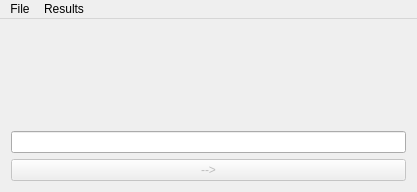
<?xml version="1.0" encoding="UTF-8"?>
<ui version="4.0">
 <class>MainWindow</class>
 <widget class="QMainWindow" name="MainWindow">
  <property name="geometry">
   <rect>
    <x>0</x>
    <y>0</y>
    <width>417</width>
    <height>192</height>
   </rect>
  </property>
  <property name="sizePolicy">
   <sizepolicy hsizetype="Fixed" vsizetype="Fixed">
    <horstretch>0</horstretch>
    <verstretch>0</verstretch>
   </sizepolicy>
  </property>
  <property name="maximumSize">
   <size>
    <width>16777215</width>
    <height>16777215</height>
   </size>
  </property>
  <property name="windowTitle">
   <string>MainWindow</string>
  </property>
  <widget class="QWidget" name="centralWidget">
   <layout class="QVBoxLayout" name="verticalLayout">
    <item>
     <layout class="QHBoxLayout" name="horizontalLayout_2">
      <item>
       <widget class="QLabel" name="wordLabel">
        <property name="text">
         <string/>
        </property>
       </widget>
      </item>
      <item>
       <spacer name="horizontalSpacer">
        <property name="orientation">
         <enum>Qt::Horizontal</enum>
        </property>
        <property name="sizeHint" stdset="0">
         <size>
          <width>40</width>
          <height>20</height>
         </size>
        </property>
       </spacer>
      </item>
      <item>
       <widget class="QLabel" name="currentWord">
        <property name="text">
         <string/>
        </property>
       </widget>
      </item>
      <item>
       <widget class="QLabel" name="wordsQuantity">
        <property name="text">
         <string/>
        </property>
       </widget>
      </item>
     </layout>
    </item>
    <item>
     <widget class="QLineEdit" name="lineEdit"/>
    </item>
    <item>
     <layout class="QHBoxLayout" name="horizontalLayout">
      <item>
       <widget class="QPushButton" name="nextWordButton">
        <property name="enabled">
         <bool>false</bool>
        </property>
        <property name="text">
         <string>--&gt;</string>
        </property>
        <property name="autoDefault">
         <bool>true</bool>
        </property>
        <property name="default">
         <bool>true</bool>
        </property>
        <property name="flat">
         <bool>false</bool>
        </property>
       </widget>
      </item>
     </layout>
    </item>
   </layout>
  </widget>
  <widget class="QMenuBar" name="menuBar">
   <property name="geometry">
    <rect>
     <x>0</x>
     <y>0</y>
     <width>417</width>
     <height>22</height>
    </rect>
   </property>
   <widget class="QMenu" name="menuFile">
    <property name="title">
     <string>File</string>
    </property>
    <addaction name="actionOpen"/>
    <addaction name="separator"/>
    <addaction name="actionExit"/>
   </widget>
   <widget class="QMenu" name="menuResults">
    <property name="title">
     <string>Results</string>
    </property>
    <addaction name="actionShow_results_table"/>
   </widget>
   <addaction name="menuFile"/>
   <addaction name="menuResults"/>
  </widget>
  <action name="actionOpen">
   <property name="text">
    <string>Open...</string>
   </property>
  </action>
  <action name="actionOpen_right">
   <property name="text">
    <string>Open right</string>
   </property>
  </action>
  <action name="actionExit">
   <property name="text">
    <string>Exit</string>
   </property>
  </action>
  <action name="actionShow_results_table">
   <property name="text">
    <string>Show results table</string>
   </property>
  </action>
 </widget>
 <layoutdefault spacing="6" margin="11"/>
 <resources/>
 <connections/>
</ui>
